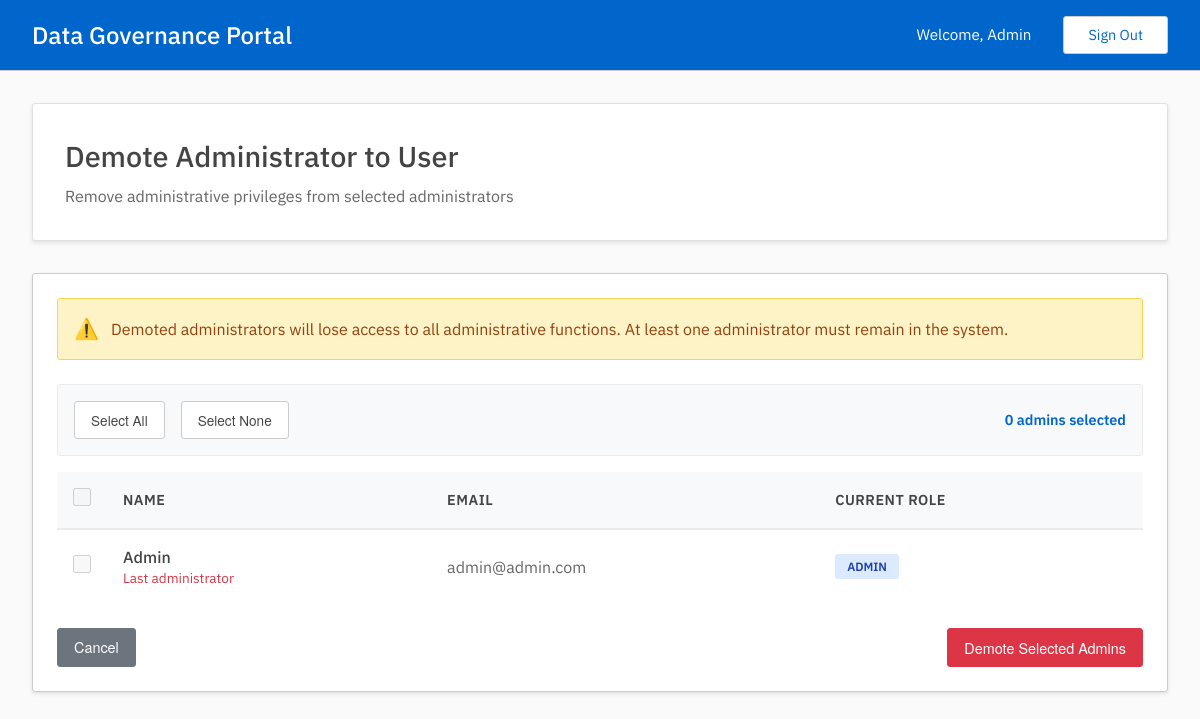
The page /admin/manage_users/demote (signed in) on the database its author committed.
### tables this page shows
CREATE TABLE users(
        uuid TEXT UNIQUE NOT NULL PRIMARY KEY,
        email TEXT UNIQUE NOT NULL,
        password_hash TEXT NOT NULL,
        name TEXT NOT NULL,
        is_admin INTEGER NOT NULL DEFAULT 0
        );

### admin.py (the view, shortened to what this page needs)
@admin.route('/manage_users/demote', methods=['GET', 'POST'])
@admin_required
def demote_user():
    users_result = read_get_users()
    users = [user for user in users_result["data"] if user['is_admin']] if users_result["status"] == "200" else []
    return render_template('admin/manage_users/demote.html', users=users, breadcrumbs=get_breadcrumbs_for_current_page())

### admin.py (called while the page is built)
def get_breadcrumbs_for_current_page():
    endpoint = request.endpoint
    breadcrumbs_data = BREADCRUMBS_MAP.get(endpoint, [])
    formatted_breadcrumbs = []
    for item in breadcrumbs_data:
        formatted_breadcrumbs.append({
            'text': item['text'],
            'url': url_for(item['endpoint'])
        })
    return formatted_breadcrumbs

### auth.py (called while the page is built)
def admin_required(f):
    @wraps(f)
    def wrap(*args, **kwargs):
        if session['user']['is_admin']:
            return f(*args, **kwargs)
        else:
            print("403: User is not an admin.")
            return redirect(url_for('user.dashboard'))
    return wrap

### db.py (called while the page is built)
def get_conn_curs():
    conn = sqlite3.connect(DATABASE)
    conn.row_factory = sqlite3.Row
    curs = conn.cursor()
    curs.execute("PRAGMA foreign_keys = ON")
    return conn, curs

def commit_close(conn, curs):
    conn.commit()
    curs.close()
    conn.close()

def get_users():
    conn, curs = get_conn_curs()
    curs.execute("SELECT * FROM users")
    users = curs.fetchall()
    commit_close(conn, curs)
    return {
        "status": "200",
        "message": "Users found successfully",
        "data": users
        }

### templates/admin/manage_users/demote.html (shortened to what this page needs)
{% extends "base.html" %}
{% block content %}
<div class="dashboard-header">
    <h2>Demote Administrator to User</h2>
    <p>Remove administrative privileges from selected administrators</p>
</div>
{% if users %}
<form method="POST" id="demoteForm">
    <div class="table-container">
        <div class="warning-message mb-3">
            <span class="warning-icon">⚠️</span>
            <span>Demoted administrators will lose access to all administrative functions. At least one administrator must remain in the system.</span>
        </div>
        <div class="bulk-actions">
            <button type="button" class="bulk-select-btn" onclick="selectAll()">Select All</button>
            <button type="button" class="bulk-select-btn" onclick="selectNone()">Select None</button>
            <span class="selected-count" id="selectedCount">0 admins selected</span>
        </div>
        <table class="data-table">
            <thead>
                <tr>
                    <th class="checkbox-cell">
                        <input type="checkbox" id="selectAllCheckbox" class="custom-checkbox"
                               onchange="toggleAll(this)">
                    </th>
                    <th>Name</th>
                    <th>Email</th>
                    <th>Current Role</th>
                </tr>
            </thead>
            <tbody>
                {% for user in users %}
                <tr>
                    <td class="checkbox-cell">
                        <input type="checkbox" name="users" value="{{ user['uuid'] }}"
                               class="custom-checkbox user-checkbox"
                               {% if users|length == 1 %}disabled title="Cannot demote the last administrator"{% endif %}
                               onchange="updateSelectedCount()">
                    </td>
                    <td>
                        <div style="font-weight: 500;">{{ user['name'] }}</div>
                        {% if users|length == 1 %}
                        <div style="color: #dc3545; font-size: 0.85rem;">Last administrator</div>
                        {% endif %}
                    </td>
                    <td style="color: #666;">{{ user['email'] }}</td>
                    <td>
                        <span class="role-badge role-admin">Admin</span>
                    </td>
                </tr>
                {% endfor %}
            </tbody>
        </table>
        <div class="action-buttons mt-3" style="display: flex; justify-content: space-between;">
            <a href="{{ url_for('admin.manage_users') }}" class="btn btn-secondary">Cancel</a>
            <button type="submit" class="btn btn-danger" id="submitBtn" disabled>
                Demote Selected Admins
            </button>
        </div>
    </div>
</form>
{% endif %}
{% endblock %}

### templates/base.html (shortened to what this page needs)
<!DOCTYPE html>
<html lang="en">
<head>
    <link rel="stylesheet" href="{{ url_for('static', filename='styles.css') }}">
</head>
<body>
    {% if session.get('user') %}
    <header class="header">
        <div class="header-content">
            <div class="header-left">
                <h1>Data Governance Portal</h1>
            </div>
            <div class="header-right">
                <span class="welcome-text">Welcome, {{ session['user']['name'] }}</span>
                <a href="{{ url_for('login') }}" class="sign-out-btn">Sign Out</a>
            </div>
        </div>
    </header>
    {% endif %}
    <main class="main-content">
        {% block content %}{% endblock %}
    </main>
</body>
</html>

### static/styles.css (style rules this page uses)
* { margin: 0; padding: 0; box-sizing: border-box; }
body { font-family: 'IBM Plex Sans'; color: #444; line-height: 1.42; min-height: 100vh; display: flex; flex-direction: column; background-color: #fafafa; }
.header { background-color: #06c; color: white; padding: 1rem 0; box-shadow: rgba(0,0,0,0.2) 0 2px 8px; border-bottom: 1px solid #ccc; }
.header-content { max-width: 1200px; margin: 0 auto; color: white; padding: 0 2rem; display: flex; justify-content: space-between; align-items: center; }
.header-left { display: flex; align-items: center; gap: 0.5rem; }
.header h1 { font-size: 1.5rem; font-weight: 500; color: white; }
.header-right { display: flex; align-items: center; gap: 2rem; }
.welcome-text { font-size: 0.95rem; color: white; }
.sign-out-btn { background-color: transparent; color: #06c; border: 1px solid #ccc; padding: 0.5rem 1.5rem; border-radius: 3px; text-decoration: none; transition: all 0.3s ease; font-size: 0.9rem; background-color: white; }
.main-content { flex: 1; max-width: 1200px; width: 100%; margin: 0 auto; background-color: #fafafa; padding: 2rem; }
.dashboard-header { background-color: white; padding: 2rem; border-radius: 3px; margin-bottom: 2rem; box-shadow: rgba(0,0,0,0.1) 0 2px 4px; border: 1px solid #e0e0e0; }
.dashboard-header h2 { color: #444; font-size: 1.8rem; margin-bottom: 0.5rem; font-weight: 500; }
.dashboard-header p { color: #666; font-size: 1rem; }
.table-container { background-color: white; border-radius: 3px; padding: 1.5rem; box-shadow: rgba(0,0,0,0.1) 0 2px 4px; border: 1px solid #ccc; overflow-x: auto; }
.data-table { width: 100%; border-collapse: collapse; }
.data-table th { background-color: #f8f9fa; color: #444; font-weight: 600; text-align: left; padding: 1rem; border-bottom: 2px solid #e9ecef; font-size: 0.9rem; text-transform: uppercase; letter-spacing: 0.5px; }
.data-table td { padding: 1rem; border-bottom: 1px solid #e9ecef; color: #444; }
.data-table tr:last-child td { border-bottom: none; }
.btn { padding: 0.5rem 1rem; border-radius: 3px; text-decoration: none; font-size: 0.9rem; cursor: pointer; transition: all 0.3s ease; border: 1px solid transparent; display: inline-block; text-align: center; font-family: 'Helvetica Neue', 'Helvetica', 'Arial', sans-serif; }
.btn-secondary { background-color: #6c757d; color: white; border-color: #6c757d; }
.btn-danger { background-color: #dc3545; color: white; border-color: #dc3545; }
.bulk-actions { display: flex; gap: 1rem; align-items: center; margin-bottom: 1rem; padding: 1rem; background: #f8f9fa; border-radius: 3px; border: 1px solid #e9ecef; }
.bulk-select-btn { padding: 0.5rem 1rem; border: 1px solid #ccc; background: white; border-radius: 3px; cursor: pointer; font-size: 0.85rem; color: #444; transition: all 0.2s ease; font-family: 'Helvetica Neue', 'Helvetica', 'Arial', sans-serif; }
.selected-count { color: #06c; font-weight: 600; font-size: 0.9rem; margin-left: auto; }
.checkbox-cell { width: 40px; text-align: center; }
.custom-checkbox { width: 18px; height: 18px; cursor: pointer; accent-color: #06c; }
.role-badge { display: inline-block; padding: 0.25rem 0.75rem; border-radius: 3px; font-size: 0.75rem; font-weight: 600; text-transform: uppercase; }
.role-admin { background: #dbeafe; color: #1e40af; }
.action-buttons { display: flex; gap: 0.5rem; align-items: center; }
.warning-message { background: #fef3c7; color: #92400e; padding: 1rem; border-radius: 3px; margin-bottom: 1.5rem; border: 1px solid #fcd34d; display: flex; align-items: center; gap: 0.75rem; }
.warning-icon { font-size: 1.25rem; }
.mt-3 { margin-top: 1.5rem; }
.mb-3 { margin-bottom: 1.5rem; }

### rows shown on the page
users: user.name "Admin", name "Admin", email "admin@admin.com"
